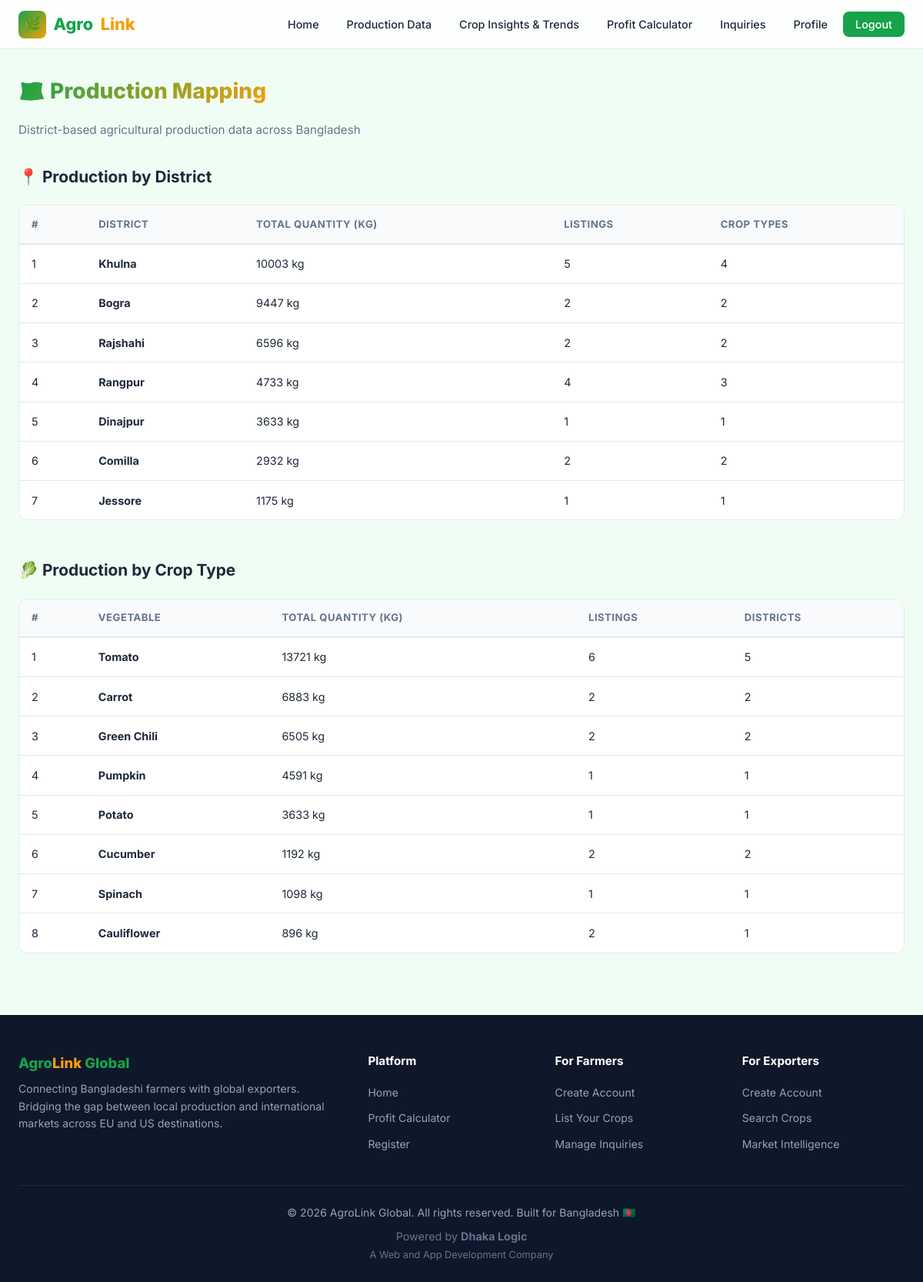
The app's page /dashboard/production/ (signed in) with its own data.
### farmers/models.py (models this page shows, shortened)
class CropListing(models.Model):
    class Status(models.TextChoices):
        AVAILABLE = 'available', 'Available'
        SOLD = 'sold', 'Sold Out'
        UPCOMING = 'upcoming', 'Upcoming'
    farmer = models.ForeignKey(
        settings.AUTH_USER_MODEL,
        on_delete=models.CASCADE,
        related_name='crop_listings',
        limit_choices_to={'role': 'farmer'},
    )
    vegetable = models.ForeignKey(Vegetable, on_delete=models.CASCADE, related_name='listings')
    quantity_kg = models.DecimalField(max_digits=10, decimal_places=2, help_text='Quantity in KG')
    price_per_kg = models.DecimalField(max_digits=8, decimal_places=2, help_text='Price per KG in BDT')
    district = models.CharField(max_length=100)
    season = models.CharField(max_length=20, choices=Vegetable.Season.choices)
    harvest_date = models.DateField(blank=True, null=True)
    status = models.CharField(max_length=15, choices=Status.choices, default=Status.AVAILABLE)
    description = models.TextField(blank=True)
    created_at = models.DateTimeField(auto_now_add=True)
    updated_at = models.DateTimeField(auto_now=True)
    class Meta:
        db_table = 'crop_listings'
        ordering = ['-created_at']

class Vegetable(models.Model):
    class Season(models.TextChoices):
        KHARIF1 = 'kharif1', 'Kharif-1 (Mar–Jun)'
        KHARIF2 = 'kharif2', 'Kharif-2 (Jul–Oct)'
        RABI = 'rabi', 'Rabi (Nov–Feb)'
        YEAR_ROUND = 'year_round', 'Year Round'
    name = models.CharField(max_length=100)
    local_name = models.CharField(max_length=100, blank=True, help_text='Name in Bangla/local language')
    description = models.TextField(blank=True)
    season = models.CharField(max_length=20, choices=Season.choices, default=Season.RABI)
    image = models.ImageField(upload_to='vegetables/', blank=True, null=True)
    demand_score = models.FloatField(default=0.5)
    created_at = models.DateTimeField(auto_now_add=True)
    class Meta:
        db_table = 'vegetables'
        ordering = ['name']

### dashboard/views.py (the view)
# urls.py: path('production/', views.production_map, name='production_map'),
@login_required
def production_map(request):
    district_data = (
        CropListing.objects
        .filter(status='available')
        .values('district')
        .annotate(
            total_quantity=Sum('quantity_kg'),
            total_listings=Count('id'),
            crop_types=Count('vegetable', distinct=True),
        )
        .order_by('-total_quantity')
    )
    crop_data = (
        CropListing.objects
        .filter(status='available')
        .values('vegetable__name')
        .annotate(
            total_quantity=Sum('quantity_kg'),
            total_listings=Count('id'),
            district_count=Count('district', distinct=True),
        )
        .order_by('-total_quantity')
    )
    context = {
        'district_data': district_data,
        'crop_data': crop_data,
    }
    return render(request, 'dashboard/production_map.html', context)

### accounts/models.py (called while the page is built)
    @property
    def is_farmer(self):
        return self.role == self.Role.FARMER

    @property
    def is_exporter(self):
        return self.role == self.Role.EXPORTER

### templates/dashboard/production_map.html (shortened to what this page needs)
{% extends 'base.html' %}
{% block content %}
<div class="container">
    <div class="page-header">
        <h1>🗺️ Production Mapping</h1>
        <p>District-based agricultural production data across Bangladesh</p>
    </div>
    <div class="section">
        <h2 class="section-title">📍 Production by District</h2>
        {% if district_data %}
        <div class="table-wrapper">
            <table class="table">
                <thead>
                    <tr>
                        <th>#</th><th>District</th><th>Total Quantity (kg)</th><th>Listings</th><th>Crop Types</th>
                    </tr>
                </thead>
                <tbody>
                    {% for row in district_data %}
                    <tr>
                        <td>{{ forloop.counter }}</td>
                        <td><strong>{{ row.district }}</strong></td>
                        <td>{{ row.total_quantity|floatformat:0 }} kg</td>
                        <td>{{ row.total_listings }}</td>
                        <td>{{ row.crop_types }}</td>
                    </tr>
                    {% endfor %}
                </tbody>
            </table>
        </div>
        {% else %}
        <div class="empty-state">
            <div class="empty-icon">📍</div>
            <h3>No production data available</h3>
            <p>Production data will appear here as farmers add their crop listings.</p>
        </div>
        {% endif %}
    </div>
    <div class="section">
        <h2 class="section-title">🥬 Production by Crop Type</h2>
        {% if crop_data %}
        <div class="table-wrapper">
            <table class="table">
                <thead>
                    <tr>
                        <th>#</th><th>Vegetable</th><th>Total Quantity (kg)</th><th>Listings</th><th>Districts</th>
                    </tr>
                </thead>
                <tbody>
                    {% for row in crop_data %}
                    <tr>
                        <td>{{ forloop.counter }}</td>
                        <td><strong>{{ row.vegetable__name }}</strong></td>
                        <td>{{ row.total_quantity|floatformat:0 }} kg</td>
                        <td>{{ row.total_listings }}</td>
                        <td>{{ row.district_count }}</td>
                    </tr>
                    {% endfor %}
                </tbody>
            </table>
        </div>
        {% else %}
        <div class="empty-state">
            <div class="empty-icon">🥬</div>
            <h3>No crop data available</h3>
        </div>
        {% endif %}
    </div>
</div>
{% endblock %}

### static/css/style.css (style rules this page uses)
:root { --clr-primary: #16a34a; --clr-primary-dark: #15803d; --clr-primary-light: #bbf7d0; --clr-accent: #f59e0b; --clr-accent-dark: #d97706; --clr-bg: #f0fdf4; --clr-bg-dark: #0f172a; --clr-surface: #ffffff; --clr-surface-alt: #f8fafc; --clr-text: #1e293b; --clr-text-light: #64748b; --clr-border: #e2e8f0; --clr-danger: #ef4444; --clr-info: #3b82f6; --clr-success: #22c55e; --clr-warning: #f59e0b; --radius: 12px; --radius-sm: 8px; --radius-lg: 20px; --shadow: 0 1px 3px rgba(0,0,0,.08), 0 4px 12px rgba(0,0,0,.04); --shadow-md: 0 4px 16px rgba(0,0,0,.1); --shadow-lg: 0 8px 32px rgba(0,0,0,.12); --transition: all .25s cubic-bezier(.4,0,.2,1); --font: 'Inter', system-ui, -apple-system, sans-serif; }
*, *::before, *::after { box-sizing: border-box; margin: 0; padding: 0; }
html { scroll-behavior: smooth; font-size: 16px; }
body { font-family: var(--font); background: var(--clr-bg); color: var(--clr-text); line-height: 1.6; min-height: 100vh; display: flex; flex-direction: column; }
.container { max-width: 1280px; margin: 0 auto; padding: 0 1.5rem; }
.page-header { margin-bottom: 2rem; display: flex; align-items: center; justify-content: space-between; flex-wrap: wrap; gap: 1rem; }
.page-header h1 { font-size: 1.75rem; font-weight: 800; background: linear-gradient(135deg, var(--clr-primary), var(--clr-accent)); -webkit-background-clip: text; -webkit-text-fill-color: transparent; background-clip: text; }
.page-header p { color: var(--clr-text-light); font-size: .95rem; width: 100%; }
.section { margin-bottom: 3rem; }
.section-title { font-size: 1.3rem; font-weight: 700; margin-bottom: 1.25rem; color: var(--clr-text); display: flex; align-items: center; gap: .5rem; }
.table-wrapper { overflow-x: auto; border-radius: var(--radius); border: 1px solid var(--clr-border); }
.table { width: 100%; border-collapse: collapse; background: var(--clr-surface); font-size: .9rem; }
.table th, .table td { padding: .85rem 1rem; text-align: left; }
.table th { background: var(--clr-surface-alt); font-weight: 700; font-size: .82rem; text-transform: uppercase; letter-spacing: .5px; color: var(--clr-text-light); border-bottom: 2px solid var(--clr-border); }
.table td { border-bottom: 1px solid var(--clr-border); }
.table tbody tr:last-child td { border-bottom: none; }

### records on screen
CropListing: district "Dinajpur", total_quantity "3633", total_listings "1", crop_types "1"
CropListing: district "Jessore", total_quantity "1175", total_listings "1", crop_types "1"
Vegetable: vegetable__name "Tomato", total_quantity "13721", total_listings "6", district_count "5"
Vegetable: vegetable__name "Carrot", total_quantity "6883", total_listings "2", district_count "2"
Vegetable: vegetable__name "Green Chili", total_quantity "6505", total_listings "2", district_count "2"
Vegetable: vegetable__name "Pumpkin", total_quantity "4591", total_listings "1", district_count "1"
Vegetable: vegetable__name "Potato", total_quantity "3633", total_listings "1", district_count "1"
Vegetable: vegetable__name "Cucumber", total_quantity "1192", total_listings "2", district_count "2"
Vegetable: vegetable__name "Cauliflower", total_quantity "896", total_listings "2", district_count "1"

### other values on screen
{{ row.district }} "Khulna" "Bogra" "Rajshahi" "Rangpur" "Comilla"
{{ row.total_quantity|floatformat:0 }} "10003" "9447" "6596" "4733" "2932"
{{ row.total_listings }} "5" "2" "2" "4" "2"
{{ row.crop_types }} "4" "2" "2" "3" "2"
{{ row.vegetable__name }} "Spinach"
{{ row.total_quantity|floatformat:0 }} "1098"
{{ row.total_listings }} "1"
{{ row.district_count }} "1"
